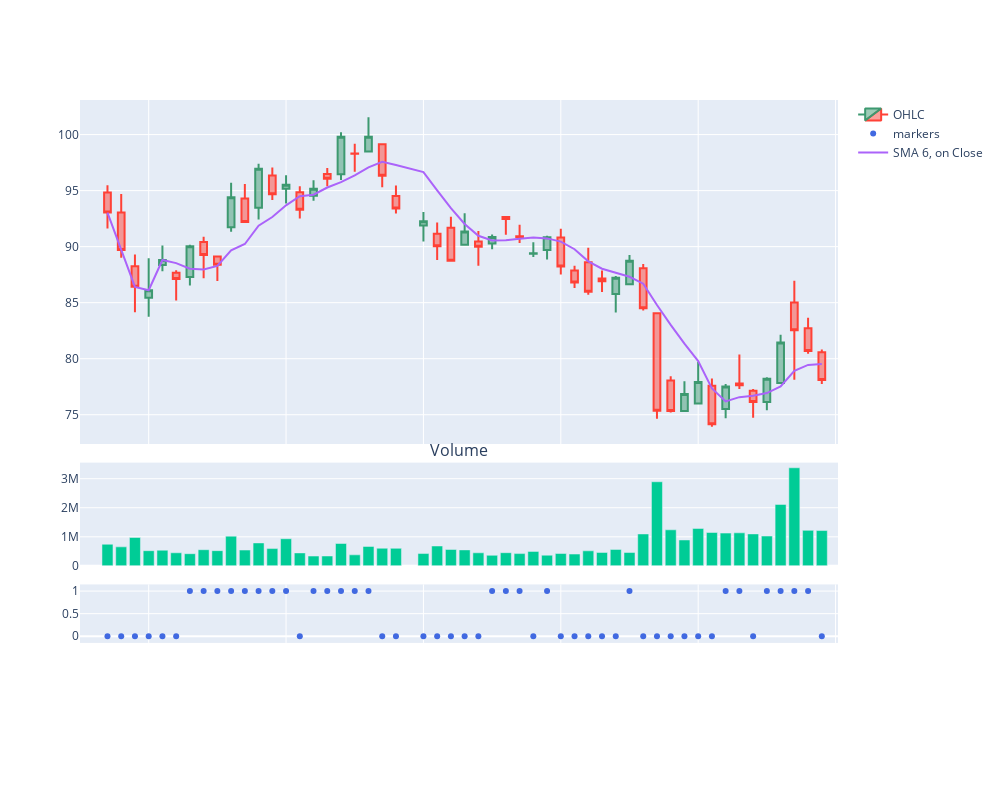

Notebook cell for this chart:
### Markdown cell above
## SMA

### Code cell
period = 6
# simple moving average
#indicator =  moving_average
indicator = "SMA"
ma_crossover = Crossover(period, indicator = indicator, on = "Close", invert = False)
#ma_crossover.plot_signals(con = True)
ma_crossover.plot_signals(data, con = True)
